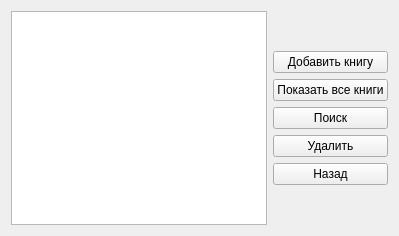
      <widget class="QWidget" name="work_with_books_for_librarian">
       <layout class="QHBoxLayout" name="horizontalLayout_3">
        <property name="sizeConstraint">
         <enum>QLayout::SetMinimumSize</enum>
        </property>
        <item>
         <widget class="QTableView" name="work_with_books_for_librarian_table_view"/>
        </item>
        <item>
         <layout class="QVBoxLayout" name="verticalLayout">
          <property name="sizeConstraint">
           <enum>QLayout::SetDefaultConstraint</enum>
          </property>
          <property name="leftMargin">
           <number>0</number>
          </property>
          <item>
           <spacer name="verticalSpacer_9">
            <property name="orientation">
             <enum>Qt::Vertical</enum>
            </property>
            <property name="sizeHint" stdset="0">
             <size>
              <width>20</width>
              <height>40</height>
             </size>
            </property>
           </spacer>
          </item>
          <item>
           <widget class="QPushButton" name="add_book_btn">
            <property name="text">
             <string>Добавить книгу</string>
            </property>
           </widget>
          </item>
          <item>
           <widget class="QPushButton" name="show_all_books_for_librarian_btn_2">
            <property name="text">
             <string>Показать все книги</string>
            </property>
           </widget>
          </item>
          <item>
           <widget class="QPushButton" name="find_book_for_librarianbtn">
            <property name="text">
             <string>Поиск</string>
            </property>
           </widget>
          </item>
          <item>
           <widget class="QPushButton" name="delete_book_btn">
            <property name="text">
             <string>Удалить</string>
            </property>
           </widget>
          </item>
          <item>
           <widget class="QPushButton" name="work_with_books_for_librarian_back_btn">
            <property name="text">
             <string>Назад</string>
            </property>
           </widget>
          </item>
          <item>
           <spacer name="verticalSpacer_10">
            <property name="orientation">
             <enum>Qt::Vertical</enum>
            </property>
            <property name="sizeHint" stdset="0">
             <size>
              <width>20</width>
              <height>40</height>
             </size>
            </property>
           </spacer>
          </item>
         </layout>
        </item>
       </layout>
      </widget>
